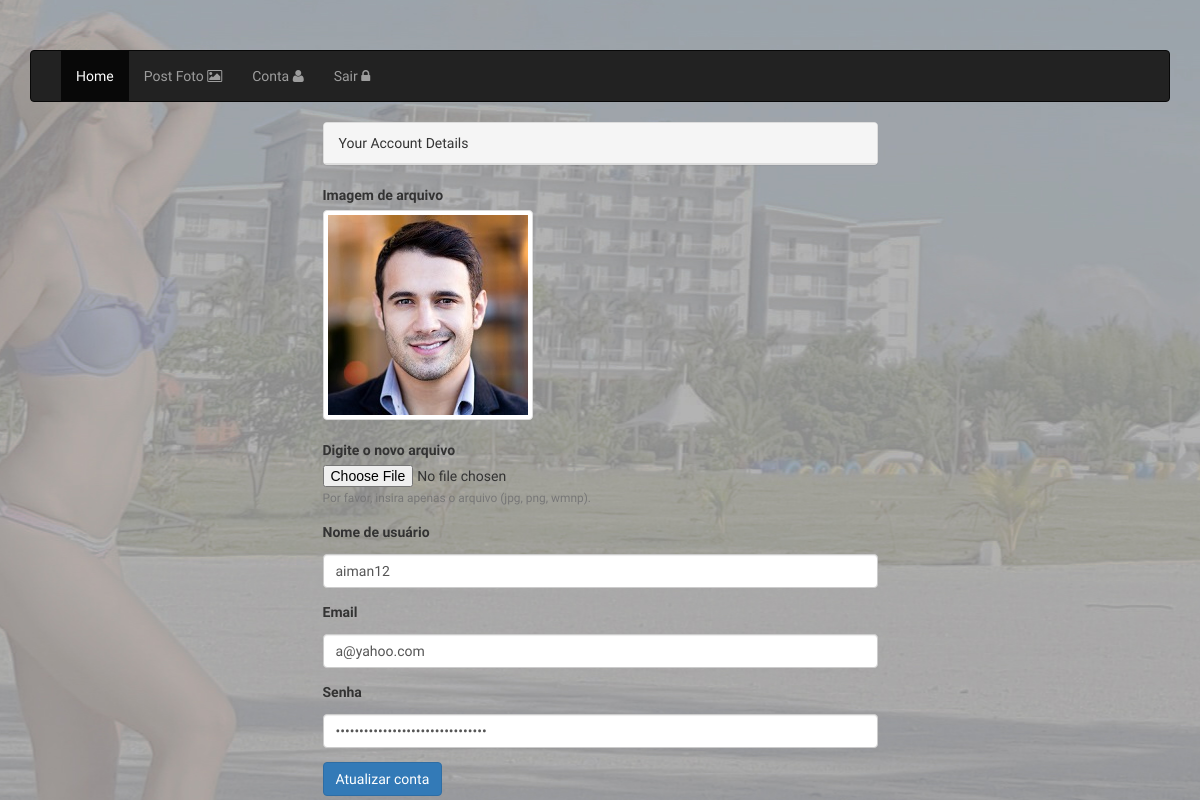
The app's page /links/account.php (signed in) with its own data.
### tables this page shows
CREATE TABLE IF NOT EXISTS `user` (
  `user_id` int(3) NOT NULL AUTO_INCREMENT,
  `user_name` varchar(60) NOT NULL,
  `user_email` varchar(60) NOT NULL,
  `user_password` varchar(255) NOT NULL,
  `user_image` varchar(25) NOT NULL,
  PRIMARY KEY (`user_id`)
);

### includes/function.php (called while the page is built, shortened)
<?php
function user_data($post_id){
  $db = new mysqli();
    $db->connect("localhost", "root", "", "social_media");
    $sql = "SELECT * FROM `user` WHERE `user_id`='{$post_id}' ";
      $result = $db->query($sql);
      $array_setter = []  ;
        while($array = $result->fetch_array()){
          array_push($array_setter, $array);
        }
    return $array_setter;
}
?>

### links/account.php (the view)
<?php include("header.php") ?>
<?php include("navbar.php") ?>
<?php include("../includes/function.php") ?>
<?php
if(isset($_COOKIE['id']) && isset($_COOKIE['security'])){
      if(isset($_COOKIE['id'])){
        $id = $_COOKIE['id'];
          $user_id = user_data($id);
            $user_name = $user_id[0][1];
              $user_email = $user_id[0][2];
                $user_pwd = $user_id[0][3];
      if(empty($user_id[0][4])){
        $user_img = 'user.png';
          } else {
            $user_img = $user_id[0][4];
            }
      $btn = 'default';
        $mes_head = 'Your Account Details';
          $mes_user = '';
            $mes_email = '';
              $mes_pwd = '';
      }
?>
<div class="container">
  <div class="row">
    <div class="col-md-3"></div>
    <div class="col-md-6">
      <div class="message-setter">
        <div class="panel panel-<?php echo $btn; ?>">
          <div class="panel-heading"><?php echo $mes_head; ?></div>
        </div>
      </div>
          <form action="account_update.php" method="post" enctype="multipart/form-data">
            <div class="form-group img-upload">
              <label for="file">Imagem de arquivo
</label>
              <a href=""><img class="thumbnail " src="../img_upload/<?php echo $user_img; ?>"></a>
            </div>
            <div class="form-group">
              <label for="file">Digite o novo arquivo
</label>
              <input type="file" class="form-control-file" name="post_image">
              <small class="form-text text-muted">Por favor, insira apenas o arquivo (jpg, png, wmnp).</small>
            </div>
            <div class="form-group form-height">
              <label for="title">Nome de usuário
</label>
              <small class="alert small-text"><?php echo $mes_user; ?></small>
              <input type="text" class="form-control" autofocus name="username" value="<?php echo $user_name; ?>" >
            </div>
            <div class="form-group form-height">
              <label for="title">Email</label>
              <small class="alert small-text"><?php echo $mes_email ?></small>
              <input type="email" class="form-control" autofocus name="email" value="<?php echo $user_email; ?>" >
            </div>
            <div class="form-group form-height">
              <label for="title">Senha</label>
              <small class="alert small-text"><?php echo $mes_pwd ?></small>
              <input type="password" class="form-control" autofocus name="pwd" value="<?php echo $user_pwd; ?>" >
            </div>
            <button type="submit" class="btn btn-primary" name="submit">Atualizar conta</button>
        </form>
    </div>
    <div class="col-md-3"></div>
  </div>
</div>
<?php } else {
  redirect("../logout.php");
} ?>
<?php include("footer.php") ?>

### css/style.css (style rules this page uses)
body { padding-top: 50px; background: url('../img/sample.jpg') no-repeat fixed center; font-family: acme; }
.form-height { height: 75px; margin-bottom: 5px; }
.alert { color: #d1000d; font-weight: bold; font-size: 9px; padding-left: 5px; }
.small-text { font-size: 10px; height: 10px !important; float: right !important; margin: 0 !important; line-height: 10px !important; }

### records on screen
user: user_image (picture), username "aiman12", email "a@yahoo.com"

### other values on screen
$mes_head "Your Account Details"
